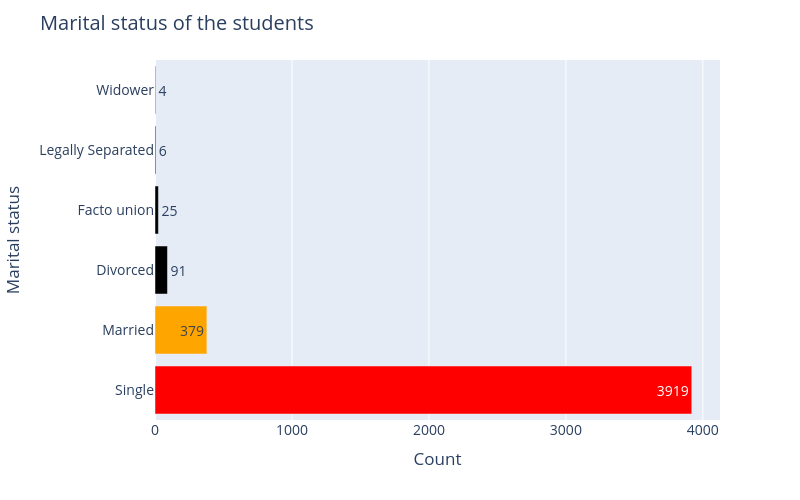

Notebook cell for this chart:
### Code cell
# Bar chart for Marital status
# Convert to pandas for visualization
data_viz_pd = data_viz.toPandas()
count = data_viz_pd['Marital status'].value_counts()
fig = px.bar(count,  orientation= 'h', text_auto=True)

fig.update_traces(marker=dict(color=['red', 'orange']))
fig.update_layout(height=500, width=800,
                  title='Marital status of the students',
                  showlegend = False,
                  font=dict(size=14),
                  xaxis_title = 'Count',
                  yaxis_title = 'Marital status')
fig.show()

### Figure 1 — Plotly figure (JSON) as saved in the notebook; plotly's stock layout.template omitted (floating-point values rounded to 4 significant figures)
{"data": [{"hovertemplate": "variable=count<br>value=%{x}<br>Marital status=%{y}<extra></extra>", "legendgroup": "count", "marker": {"color": ["red", "orange"], "pattern": {"shape": ""}}, "name": "count", "orientation": "h", "showlegend": true, "textposition": "auto", "texttemplate": "%{x}", "type": "bar", "x": [3919, 379, 91, 25, 6, 4], "xaxis": "x", "y": ["Single", "Married", "Divorced", "Facto union", "Legally Separated", "Widower"], "yaxis": "y"}], "layout": {"barmode": "relative", "font": {"size": 14}, "height": 500, "legend": {"title": {"text": "variable"}, "tracegroupgap": 0}, "margin": {"t": 60}, "showlegend": false, "title": {"text": "Marital status of the students"}, "width": 800, "xaxis": {"anchor": "y", "domain": [0, 1], "title": {"text": "Count"}}, "yaxis": {"anchor": "x", "domain": [0, 1], "title": {"text": "Marital status"}}}}
